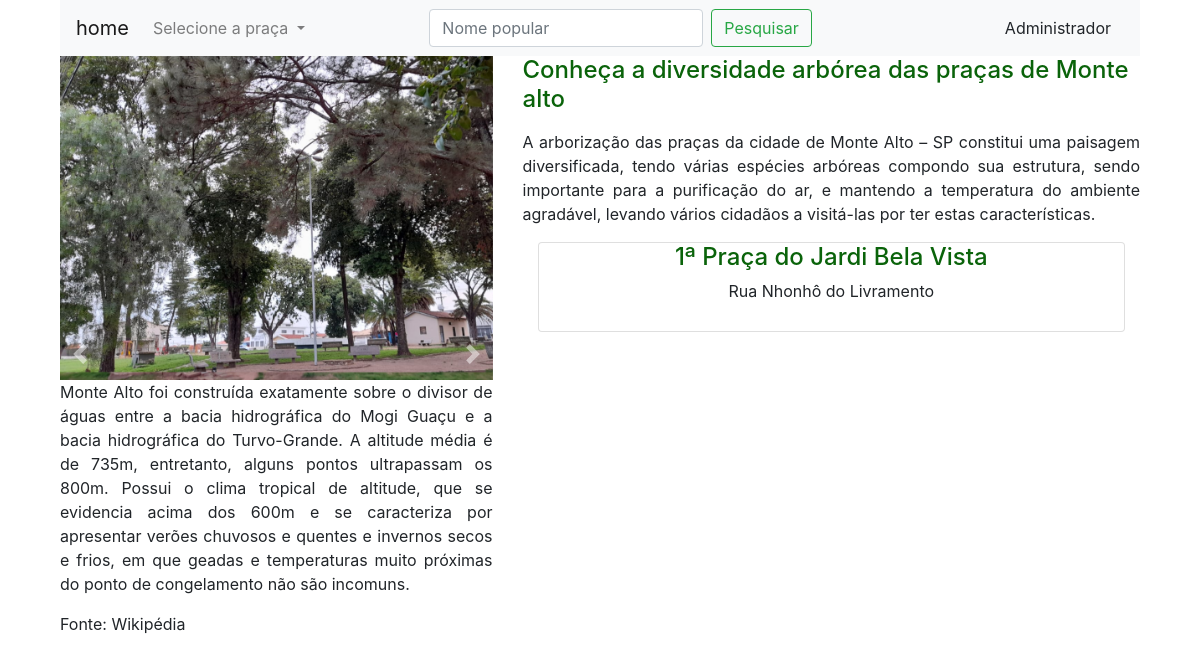
Before: / with the older database file.
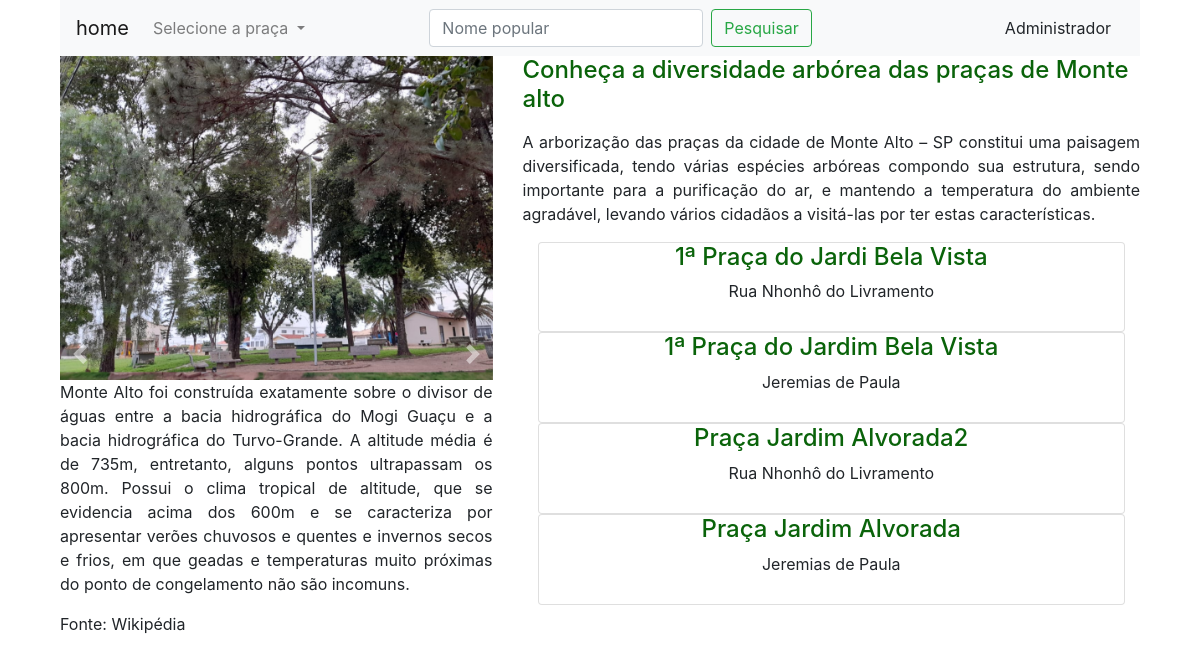
After: the same page with the newer database file.
### app_arbo/trees/models.py (models this page shows)
class Praca(db.Model):
    id=db.Column(db.Integer,primary_key=True)
    name=db.Column(db.String(30),nullable=False,unique=True)
    end=db.Column(db.String(100),nullable=False,unique=False)
    local=db.Column(db.String(300),nullable=False,unique=False)
    desc=db.Column(db.String(500),nullable=False,unique=False)
    image_1=db.Column(db.String(30),nullable=False,unique=True)
    image_2=db.Column(db.String(30),nullable=False,unique=True)
    image_3=db.Column(db.String(30),nullable=False,unique=True)

### app_arbo/trees/rotas.py (the view)
@app.route('/')
def home():
    pracas = Praca.query.all()
    return render_template('/trees/index.html', title='Página Inicial', pracas=pracas)

### app_arbo/templates/trees/index.html (shortened to what this page needs)
{% extends 'layouts2.html' %}
{% block content %}
<div class="container">
    <div class="col-sm">
<nav class="navbar navbar-expand-lg navbar-light bg-light">
    <a class="navbar-brand" href="/">home</a>
    <div class="collapse navbar-collapse" id="navbarSupportedContent">
      <ul class="navbar-nav mr-auto">
        <li class="nav-item dropdown">
          <a class="nav-link dropdown-toggle" href="#" id="navbarDropdown" role="button" data-toggle="dropdown" aria-haspopup="true" aria-expanded="false">
            Selecione a praça
          </a>
        </li>
        </ul>
      <form class="form-inline my-2 my-lg-0">
        <input class="form-control mr-sm-2" type="search" placeholder="Nome popular" aria-label="Search">
        <button class="btn btn-outline-success my-2 my-sm-0" type="submit">Pesquisar</button>
      </form>
      <a href="{{url_for('admin')}}" class="btn btn-light" style="margin-top: 0px; margin-left: 180px;">Administrador</a>
    </div>
  </nav>
</div>
<div class="container">
    <div class="row">
    <div class="col-md-5">
        <div id="carouselExampleIndicators" class="carousel slide" data-ride="carousel">
         <div class="carousel-inner">
          <div class="carousel-item active">
            <img class="d-block w-100" src="{{url_for('static', filename='images/scristovao1.jpg')}}" alt="First slide">
          </div>
        </div>
        </div>
            <a class="carousel-control-prev" href="#carouselExampleIndicators" role="button" data-slide="prev">
          <span class="carousel-control-prev-icon" aria-hidden="true"></span>
            </a>
            <a class="carousel-control-next" href="#carouselExampleIndicators" role="button" data-slide="next">
          <span class="carousel-control-next-icon" aria-hidden="true"></span>
        </a>
        <p style="text-align: justify;">Monte Alto foi construída exatamente sobre o divisor de águas entre a bacia hidrográfica do Mogi Guaçu e a bacia hidrográfica do Turvo-Grande. A altitude média é de 735m, entretanto, alguns pontos ultrapassam os 800m. Possui o clima tropical de altitude, que se evidencia acima dos 600m e se caracteriza por apresentar verões chuvosos e quentes e invernos secos e frios, em que geadas e temperaturas muito próximas do ponto de congelamento não são incomuns. </p>
        <p>Fonte: Wikipédia</p>
      </div>
      <div class="col-md-7">
        <h4>Conheça a diversidade arbórea das praças de Monte alto</h4>
        <p style="text-align: justify;">A arborização das praças da cidade de Monte Alto – SP constitui uma paisagem diversificada, tendo várias espécies arbóreas compondo sua estrutura, sendo importante para a purificação do ar, e mantendo a temperatura do ambiente agradável, levando vários cidadãos a visitá-las por ter estas características. </p>
    <div class="container">
        <div class="row">
            <div class="col-md-12">
                {% for praca in pracas %}
                <div class="card">
                    <div class="card-title">
                    <h4 class="text-center">{{praca.name}}</h4>
                <p class="text-center"4 class="text-center">{{praca.end}}</p>
                    </div>
                </div>
                    {% endfor %}
            </div>
        </div>
    </div>
      </div>
    </div>
</div>
</div>
{% endblock content %}

### app_arbo/templates/layouts2.html (shortened to what this page needs)
<!doctype html>
<html lang="pt-br">
  <head>
    <link rel="stylesheet" href="{{url_for('static', filename='css/bootstrap.min.css')}}">
  </head>
  <body>
{% block content %}
{% endblock content %}
  </body>
</html>

### app_arbo/templates/trees/index.html (style rules this page uses)
h4 { color: #0a630a }

Changed rows visible on the page:
added Praca: name "1ª Praça do Jardim Bela Vista", end "Jeremias de Paula"
added Praca: name "Praça Jardim Alvorada2", end "Rua Nhonhô do Livramento"
added Praca: name "Praça Jardim Alvorada", end "Jeremias de Paula"
